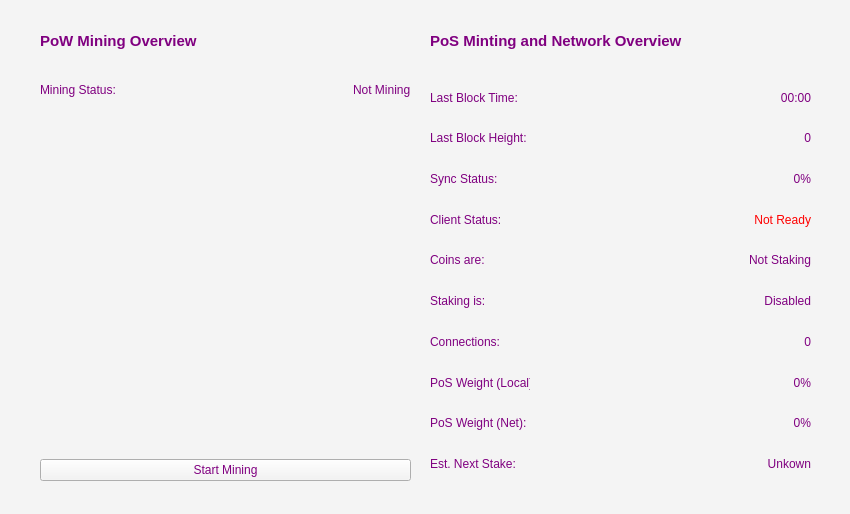
<?xml version="1.0" encoding="UTF-8"?>
<ui version="4.0">
 <class>MiningPage</class>
 <widget class="QWidget" name="MiningPage">
  <property name="windowModality">
   <enum>Qt::NonModal</enum>
  </property>
  <property name="enabled">
   <bool>true</bool>
  </property>
  <property name="geometry">
   <rect>
    <x>0</x>
    <y>0</y>
    <width>850</width>
    <height>514</height>
   </rect>
  </property>
  <property name="sizePolicy">
   <sizepolicy hsizetype="Expanding" vsizetype="Expanding">
    <horstretch>0</horstretch>
    <verstretch>0</verstretch>
   </sizepolicy>
  </property>
  <property name="minimumSize">
   <size>
    <width>0</width>
    <height>0</height>
   </size>
  </property>
  <property name="acceptDrops">
   <bool>false</bool>
  </property>
  <property name="windowTitle">
   <string>Form</string>
  </property>
  <property name="styleSheet">
   <string notr="true">color: rgb(204, 155, 68);
background-color: rgb(244, 244, 244);</string>
  </property>
  <widget class="QWidget" name="layoutWidget">
   <property name="geometry">
    <rect>
     <x>430</x>
     <y>80</y>
     <width>381</width>
     <height>401</height>
    </rect>
   </property>
   <layout class="QVBoxLayout" name="verticalLayout_7">
    <item>
     <layout class="QHBoxLayout" name="horizontalLayout_20">
      <item>
       <widget class="QLabel" name="label_13">
        <property name="maximumSize">
         <size>
          <width>100</width>
          <height>16777215</height>
         </size>
        </property>
        <property name="styleSheet">
         <string notr="true">color: #800080;</string>
        </property>
        <property name="text">
         <string>Last Block Time:</string>
        </property>
       </widget>
      </item>
      <item>
       <widget class="QLabel" name="lbTime">
        <property name="styleSheet">
         <string notr="true">color: #800080;</string>
        </property>
        <property name="text">
         <string>00:00</string>
        </property>
        <property name="alignment">
         <set>Qt::AlignRight|Qt::AlignTrailing|Qt::AlignVCenter</set>
        </property>
       </widget>
      </item>
     </layout>
    </item>
    <item>
     <layout class="QHBoxLayout" name="horizontalLayout_21">
      <item>
       <widget class="QLabel" name="label_15">
        <property name="maximumSize">
         <size>
          <width>100</width>
          <height>16777215</height>
         </size>
        </property>
        <property name="styleSheet">
         <string notr="true">color: #800080;</string>
        </property>
        <property name="text">
         <string>Last Block Height:</string>
        </property>
       </widget>
      </item>
      <item>
       <widget class="QLabel" name="lbHeight">
        <property name="styleSheet">
         <string notr="true">color: #800080;</string>
        </property>
        <property name="text">
         <string>0</string>
        </property>
        <property name="alignment">
         <set>Qt::AlignRight|Qt::AlignTrailing|Qt::AlignVCenter</set>
        </property>
       </widget>
      </item>
     </layout>
    </item>
    <item>
     <layout class="QHBoxLayout" name="horizontalLayout_22">
      <item>
       <widget class="QLabel" name="label_16">
        <property name="maximumSize">
         <size>
          <width>100</width>
          <height>16777215</height>
         </size>
        </property>
        <property name="styleSheet">
         <string notr="true">color: #800080;</string>
        </property>
        <property name="text">
         <string>Sync Status:</string>
        </property>
       </widget>
      </item>
      <item>
       <widget class="QLabel" name="sncStatus">
        <property name="styleSheet">
         <string notr="true">color: #800080;</string>
        </property>
        <property name="text">
         <string>0%</string>
        </property>
        <property name="alignment">
         <set>Qt::AlignRight|Qt::AlignTrailing|Qt::AlignVCenter</set>
        </property>
       </widget>
      </item>
     </layout>
    </item>
    <item>
     <layout class="QHBoxLayout" name="horizontalLayout_24">
      <item>
       <widget class="QLabel" name="label_18">
        <property name="maximumSize">
         <size>
          <width>100</width>
          <height>16777215</height>
         </size>
        </property>
        <property name="styleSheet">
         <string notr="true">color: #800080;</string>
        </property>
        <property name="text">
         <string>Client Status:</string>
        </property>
       </widget>
      </item>
      <item>
       <widget class="QLabel" name="clStat">
        <property name="styleSheet">
         <string notr="true">QLabel { color: red; }</string>
        </property>
        <property name="text">
         <string>Not Ready</string>
        </property>
        <property name="alignment">
         <set>Qt::AlignRight|Qt::AlignTrailing|Qt::AlignVCenter</set>
        </property>
       </widget>
      </item>
     </layout>
    </item>
    <item>
     <layout class="QHBoxLayout" name="horizontalLayout_25">
      <item>
       <widget class="QLabel" name="label_19">
        <property name="maximumSize">
         <size>
          <width>100</width>
          <height>16777215</height>
         </size>
        </property>
        <property name="styleSheet">
         <string notr="true">color: #800080;</string>
        </property>
        <property name="text">
         <string>Coins are:</string>
        </property>
       </widget>
      </item>
      <item>
       <widget class="QLabel" name="stkstat">
        <property name="styleSheet">
         <string notr="true">color: #800080;</string>
        </property>
        <property name="text">
         <string>Not Staking</string>
        </property>
        <property name="alignment">
         <set>Qt::AlignRight|Qt::AlignTrailing|Qt::AlignVCenter</set>
        </property>
       </widget>
      </item>
     </layout>
    </item>
    <item>
     <layout class="QHBoxLayout" name="horizontalLayout_17">
      <item>
       <widget class="QLabel" name="label_23">
        <property name="maximumSize">
         <size>
          <width>100</width>
          <height>16777215</height>
         </size>
        </property>
        <property name="styleSheet">
         <string notr="true">color: #800080;</string>
        </property>
        <property name="text">
         <string>Staking is:</string>
        </property>
       </widget>
      </item>
      <item>
       <widget class="QLabel" name="stken">
        <property name="styleSheet">
         <string notr="true">color: #800080;</string>
        </property>
        <property name="text">
         <string>Disabled</string>
        </property>
        <property name="alignment">
         <set>Qt::AlignRight|Qt::AlignTrailing|Qt::AlignVCenter</set>
        </property>
       </widget>
      </item>
     </layout>
    </item>
    <item>
     <layout class="QHBoxLayout" name="horizontalLayout_23">
      <item>
       <widget class="QLabel" name="label_17">
        <property name="maximumSize">
         <size>
          <width>100</width>
          <height>16777215</height>
         </size>
        </property>
        <property name="styleSheet">
         <string notr="true">color: #800080;</string>
        </property>
        <property name="text">
         <string>Connections:</string>
        </property>
       </widget>
      </item>
      <item>
       <widget class="QLabel" name="lbcon">
        <property name="styleSheet">
         <string notr="true">color: #800080;</string>
        </property>
        <property name="text">
         <string>0</string>
        </property>
        <property name="alignment">
         <set>Qt::AlignRight|Qt::AlignTrailing|Qt::AlignVCenter</set>
        </property>
       </widget>
      </item>
     </layout>
    </item>
    <item>
     <layout class="QHBoxLayout" name="horizontalLayout_26">
      <item>
       <widget class="QLabel" name="label_20">
        <property name="maximumSize">
         <size>
          <width>100</width>
          <height>16777215</height>
         </size>
        </property>
        <property name="styleSheet">
         <string notr="true">color: #800080;</string>
        </property>
        <property name="text">
         <string>PoS Weight (Local):</string>
        </property>
       </widget>
      </item>
      <item>
       <widget class="QLabel" name="urweight_2">
        <property name="styleSheet">
         <string notr="true">color: #800080;</string>
        </property>
        <property name="text">
         <string>0%</string>
        </property>
        <property name="alignment">
         <set>Qt::AlignRight|Qt::AlignTrailing|Qt::AlignVCenter</set>
        </property>
       </widget>
      </item>
     </layout>
    </item>
    <item>
     <layout class="QHBoxLayout" name="horizontalLayout_27">
      <item>
       <widget class="QLabel" name="label_21">
        <property name="maximumSize">
         <size>
          <width>100</width>
          <height>16777215</height>
         </size>
        </property>
        <property name="styleSheet">
         <string notr="true">color: #800080;</string>
        </property>
        <property name="text">
         <string>PoS Weight (Net):</string>
        </property>
       </widget>
      </item>
      <item>
       <widget class="QLabel" name="netweight_2">
        <property name="styleSheet">
         <string notr="true">color: #800080;</string>
        </property>
        <property name="text">
         <string>0%</string>
        </property>
        <property name="alignment">
         <set>Qt::AlignRight|Qt::AlignTrailing|Qt::AlignVCenter</set>
        </property>
       </widget>
      </item>
     </layout>
    </item>
    <item>
     <layout class="QHBoxLayout" name="horizontalLayout_8">
      <item>
       <widget class="QLabel" name="label_24">
        <property name="maximumSize">
         <size>
          <width>100</width>
          <height>16777215</height>
         </size>
        </property>
        <property name="styleSheet">
         <string notr="true">color: #800080;</string>
        </property>
        <property name="text">
         <string>Est. Next Stake:</string>
        </property>
       </widget>
      </item>
      <item>
       <widget class="QLabel" name="estnxt">
        <property name="styleSheet">
         <string notr="true">color: #800080;</string>
        </property>
        <property name="text">
         <string>Unkown</string>
        </property>
        <property name="alignment">
         <set>Qt::AlignRight|Qt::AlignTrailing|Qt::AlignVCenter</set>
        </property>
       </widget>
      </item>
     </layout>
    </item>
    <item>
     <layout class="QVBoxLayout" name="verticalLayout_8"/>
    </item>
   </layout>
  </widget>
  <widget class="QWidget" name="verticalLayoutWidget">
   <property name="geometry">
    <rect>
     <x>40</x>
     <y>80</y>
     <width>371</width>
     <height>401</height>
    </rect>
   </property>
   <layout class="QVBoxLayout" name="verticalLayout">
    <item>
     <layout class="QHBoxLayout" name="horizontalLayout_3">
      <item>
       <layout class="QHBoxLayout" name="horizontalLayout_4">
        <item>
         <widget class="QLabel" name="label_3">
          <property name="styleSheet">
           <string notr="true">color: #800080;</string>
          </property>
          <property name="text">
           <string>Mining Status:</string>
          </property>
         </widget>
        </item>
        <item>
         <spacer name="horizontalSpacer_2">
          <property name="orientation">
           <enum>Qt::Horizontal</enum>
          </property>
          <property name="sizeHint" stdset="0">
           <size>
            <width>40</width>
            <height>20</height>
           </size>
          </property>
         </spacer>
        </item>
        <item>
         <widget class="QLabel" name="miningstatus">
          <property name="styleSheet">
           <string notr="true">color: #800080;</string>
          </property>
          <property name="text">
           <string>Not Mining</string>
          </property>
         </widget>
        </item>
       </layout>
      </item>
     </layout>
    </item>
    <item>
     <spacer name="verticalSpacer">
      <property name="orientation">
       <enum>Qt::Vertical</enum>
      </property>
      <property name="sizeHint" stdset="0">
       <size>
        <width>20</width>
        <height>40</height>
       </size>
      </property>
     </spacer>
    </item>
    <item>
     <widget class="QPushButton" name="miningToggle">
      <property name="styleSheet">
       <string notr="true">color: #800080;</string>
      </property>
      <property name="text">
       <string>Start Mining</string>
      </property>
     </widget>
    </item>
   </layout>
  </widget>
  <widget class="QWidget" name="layoutWidget_2">
   <property name="geometry">
    <rect>
     <x>430</x>
     <y>20</y>
     <width>381</width>
     <height>41</height>
    </rect>
   </property>
   <layout class="QHBoxLayout" name="horizontalLayout_7">
    <item>
     <widget class="QLabel" name="label_11">
      <property name="font">
       <font>
        <pointsize>11</pointsize>
        <weight>75</weight>
        <bold>true</bold>
       </font>
      </property>
      <property name="styleSheet">
       <string notr="true">color: #800080;</string>
      </property>
      <property name="text">
       <string>PoS Minting and Network Overview</string>
      </property>
     </widget>
    </item>
    <item>
     <spacer name="horizontalSpacer_5">
      <property name="orientation">
       <enum>Qt::Horizontal</enum>
      </property>
      <property name="sizeHint" stdset="0">
       <size>
        <width>40</width>
        <height>20</height>
       </size>
      </property>
     </spacer>
    </item>
   </layout>
  </widget>
  <widget class="QWidget" name="layoutWidget_3">
   <property name="geometry">
    <rect>
     <x>40</x>
     <y>20</y>
     <width>371</width>
     <height>41</height>
    </rect>
   </property>
   <layout class="QHBoxLayout" name="horizontalLayout_9">
    <item>
     <widget class="QLabel" name="label_12">
      <property name="font">
       <font>
        <pointsize>11</pointsize>
        <weight>75</weight>
        <bold>true</bold>
       </font>
      </property>
      <property name="styleSheet">
       <string notr="true">color: #800080;</string>
      </property>
      <property name="text">
       <string>PoW Mining Overview</string>
      </property>
     </widget>
    </item>
    <item>
     <spacer name="horizontalSpacer_6">
      <property name="orientation">
       <enum>Qt::Horizontal</enum>
      </property>
      <property name="sizeHint" stdset="0">
       <size>
        <width>40</width>
        <height>20</height>
       </size>
      </property>
     </spacer>
    </item>
   </layout>
  </widget>
 </widget>
 <resources/>
 <connections/>
</ui>
